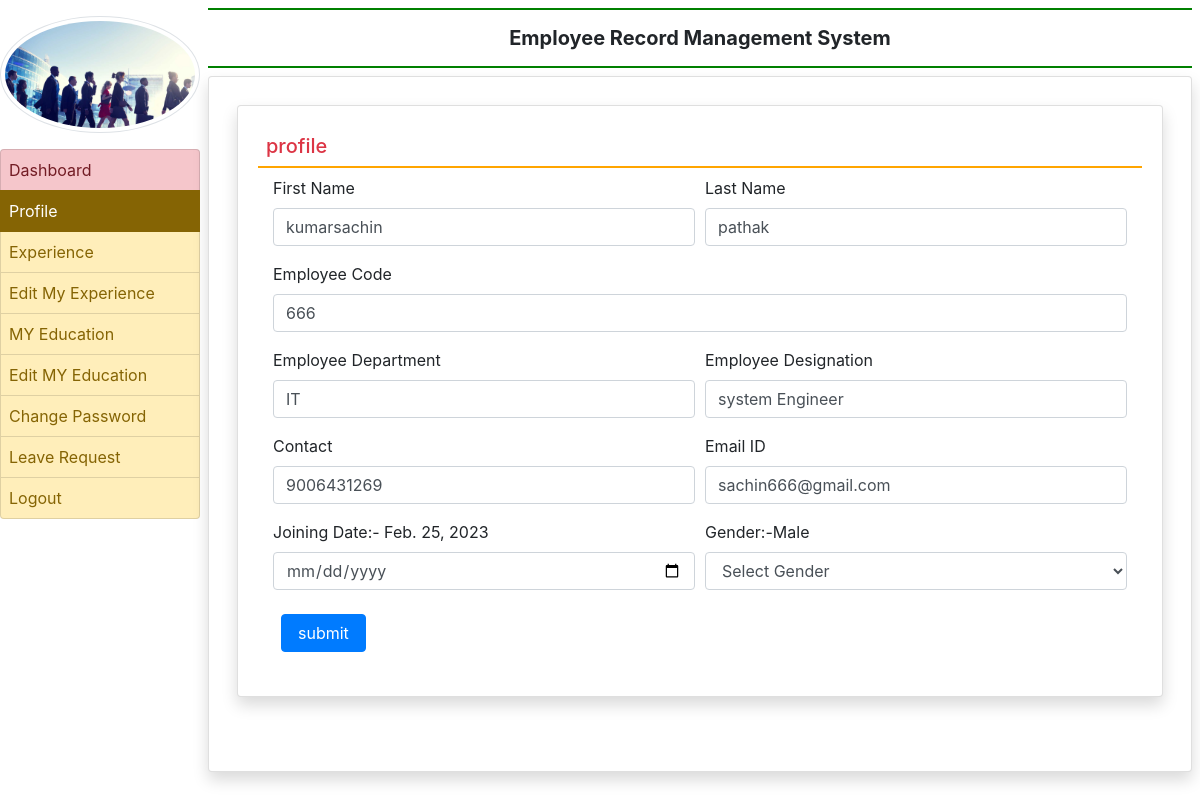
Page /profile (signed in) on the committed database.
### employee/models.py (models this page shows, shortened)
class EmployeeDetail(models.Model):
      user = models.ForeignKey(User,on_delete=models.CASCADE)
      empcode = models.CharField(max_length=50)
      empdept = models.CharField(max_length=100, default="Department")
      designation = models.CharField(max_length=100, default="Designation")
      contact = models.CharField(max_length=15, default="contact")
      gender = models.CharField(max_length=50, null=True)
      joiningdate = models.DateField(null=True)

### employee/views.py (the view, shortened to what this page needs)
# urls.py: path('profile', profile, name='profile'),
def profile(request):
    if not request.user.is_authenticated:
        return redirect('emp_login')
    error = ""
    user = request.user
    employee = EmployeeDetail.objects.get(user=user)
    return render(request, 'profile.html', locals())

### employee/templates/profile.html (shortened to what this page needs)
{% extends 'emp_base.html' %}
{% block main %}
<div class="card shadow m-2">
    <div class="card-body">
        <h5 class="p-2 text-danger" style="border-bottom :2px solid orange">profile</h5>
        <div class="container-fluid">
            <form method="post" >
                <div class="form-row">
                    <div class="col-sm-6">
                        <div class="form-group">
                            <label>First Name</label>
                            <input type="text" name="firstname" class="form-control" placeholder="Enter First Name" pattern="[A-Za-z]+" value="{{employee.user.first_name}}">
                        </div>
                    </div>
                     <div class="col-sm-6">
                        <div class="form-group">
                            <label>Last Name</label>
                            <input type="text" name="lastname" class="form-control" placeholder="Enter Last Name" pattern="[A-Za-z]+" value="{{employee.user.last_name}}">
                        </div>
                    </div>
                    <div class="col-sm-12">
                        <div class="form-group">
                            <label>Employee Code</label>
                            <input type="text" name="empcode" class="form-control" placeholder="Enter Your Employee Code" pattern="[0-9]+" value="{{employee.empcode}}">
                        </div>
                    </div>
                       <div class="col-sm-6">
                        <div class="form-group">
                            <label>Employee Department</label>
                            <input type="text" name="department" class="form-control"  value="{{employee.empdept}}">
                        </div>
                    </div>
                      <div class="col-sm-6">
                        <div class="form-group">
                            <label>Employee Designation</label>
                            <input type="text" name="designation" class="form-control"  value="{{employee.designation}}">
                        </div>
                    </div>
                      <div class="col-sm-6">
                        <div class="form-group">
                            <label>Contact</label>
                            <input type="text" name="contact" class="form-control"  value="{{employee.contact}}">
                        </div>
                    </div>
                     <div class="col-sm-6">
                        <div class="form-group">
                            <label>Email ID</label>
                            <input type="email" name="emailid" class="form-control" placeholder="Email ID" value="{{employee.user.username}}">
                        </div>
                    </div>
                     <div class="col-sm-6">
                        <div class="form-group">
                            <label>Joining Date:- {{employee.joiningdate}}</label>
                            <input type="date" name="jdate" class="form-control" value="{{employee.joiningdate}}">
                        </div>
                    </div>
                     <div class="col-sm-6">
                        <div class="form-group">
                            <label> Gender:-{{employee.gender}}</label>
                            <select name="gender" class="form-control">
                                <option value="none"> Select Gender</option>
                            </select>
                        </div>
                    </div>
                </div>
                <input type="submit" value="submit" class="m-2 px-3 btn btn-primary">
            </form>
        </div>
    </div>
</div>
{% endblock  %}

### rows in the picture
EmployeeDetail: firstname "kumarsachin", lastname "pathak", empcode "666", department "IT", designation "system Engineer", contact "9006431269", emailid "sachin666@gmail.com", joiningdate "Feb. 25, 2023", gender "Male"
